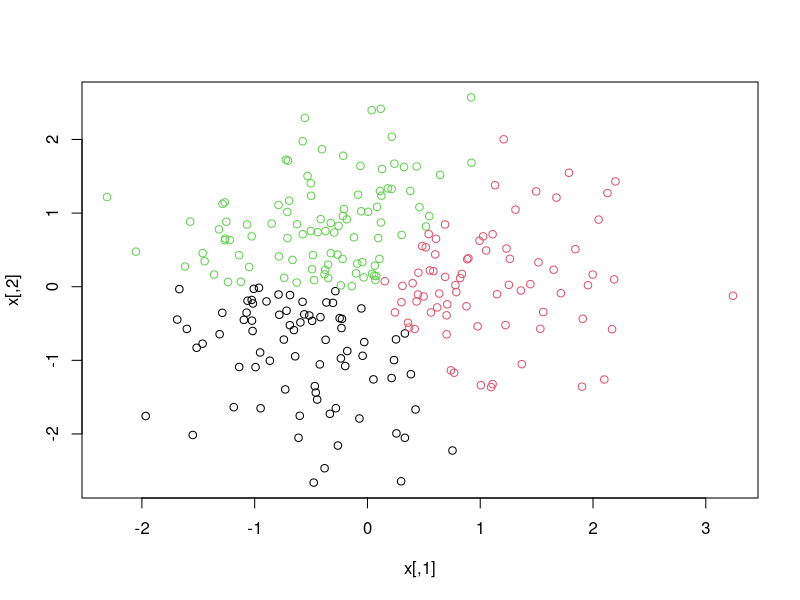

This figure's R source:
## ---- chunk 1
?dist
## ---- chunk 2
df <- data.frame(Q1 = c(1L, 0L), Q2 = c(0L, 1L), Q3 = c(0L, 1L), Q4 = c(1L, 0L), Q5 = c(1L, 1L), Q6 = c(0L, 0L))
row.names(df) <- c("A", "B")
df
## ---- chunk 3
# source("jaccard.R")
# jaccard(df, 2)
## ---- chunk 4
x <- c(2, 2, 3, -1)
y <- c(1, 4, 4, 0)
z <- matrix(c(x, y), byrow = T, nrow = 2)
dist(z, method = "manhattan")
## ---- chunk 5
x <- c(2, 2, 3, -1)
y <- c(1, 4, 4, 0)
z <- matrix(c(x, y), byrow = T, nrow = 2)
dist(z, method = "euclidean")
## ---- chunk 6
set.seed(123)
x <- matrix(rnorm(500), ncol = 2)
km.out <- kmeans(x, 3, nstart = 50)
plot(x, col = km.out$cluster)
